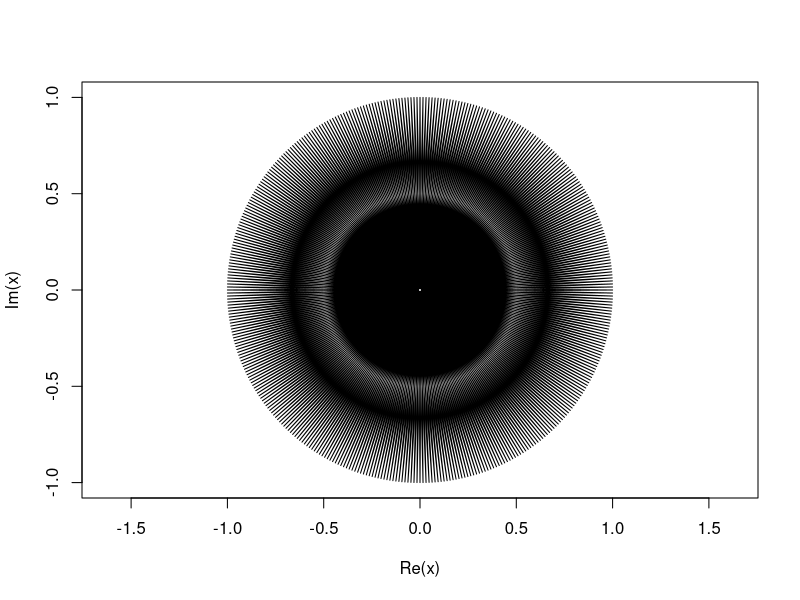

The R script that drew this image:
p = 1
angle = pi/200

x <- (p)*1i*sin(angle) - (p)*cos(angle)
x <- x^(1:1004)

plot(x = Re(x), y = Im(x), type = "l", asp = 1)
